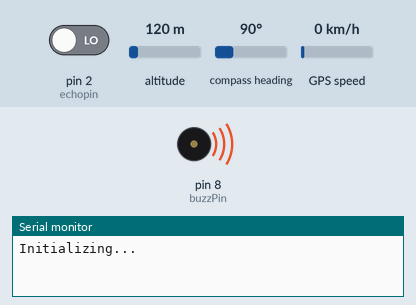
Bench run of a sketch on a simulated Arduino Uno, built with avr-gcc and run on an emulated ATmega328P. Parts: buzzer (waves = sounding, pin HIGH), the last lines printed to the serial monitor. Inputs (shaded band) come from the test bench; at power-on: compass heading 90°, pin 2 (echopin) LOW, altitude 120 m, GPS speed 0 km/h. The GPS gets a fix after 3 s at 37.7749, -122.4194 with 8 satellites; pins used as bus, display or sensor lines are not drawn.

Above: at 2.2 s.
2.3 s: compass heading set to 103°
At 5.5 s:
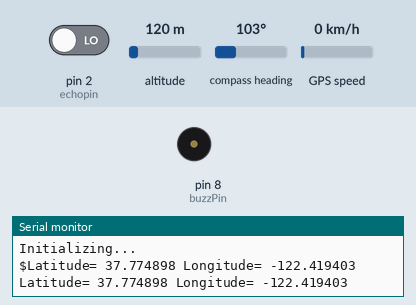
Timing chart, 0 to 13.5 s (numbered marks = the images above; inputs shaded):
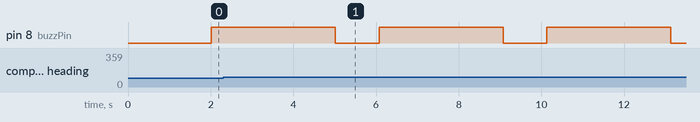

Measured:
- the behaviour switches between 99 and 100° on compass heading (found by bisection; images 0 and 1)
- by itself, pin 8 (buzzPin): alternates HIGH for 3.0 s and LOW for 1.1 s

The sketch:

blind_stick.ino
```cpp
#include <IRremote.h>
#include <SoftwareSerial.h>
#include <TinyGPS++.h>
#define echopin 2
#define trigpin 3
#define buzzer 8
const int RECV_PIN = 7;
static const int gpsRXPin = 9, gpsTXPin = 10;
TinyGPSPlus gps;
SoftwareSerial gpsSerial(9,10);
SoftwareSerial gsmSerial(4, 5);
IRrecv irrecv(RECV_PIN);
decode_results results;
const int buzzPin = 8;
int recieve=0;
long duration;
int distance;
unsigned long key_value = 0;
void setup() {
// put your setup code here, to run once:
Serial.begin(9600);
pinMode(3,OUTPUT);
pinMode(2,INPUT);
pinMode(8,OUTPUT);
irrecv.enableIRIn();
//irrecv.blink13(true);
enableLEDFeedback();
gsmSerial.begin(9600);
gpsSerial.begin(9600);
Serial.println("Initializing...");
delay(1000);
}
void loop() {
// put your main code here, to run repeatedly:
digitalWrite(3,LOW);
delay(2);
digitalWrite(3,HIGH);
delay(10);
digitalWrite(3,LOW);
duration=pulseIn(2,HIGH);
distance=(duration*0.034/2);
if (distance<=100){
digitalWrite(8, HIGH);
delay(1000);
digitalWrite(8, LOW);
digitalWrite(8, HIGH);
delay(1000);
digitalWrite(8, LOW);
digitalWrite(8, HIGH);
delay(1000);
digitalWrite(8, LOW);
}
else if (distance<=50){
digitalWrite(8, HIGH);
delay(500);
digitalWrite(8, LOW);
digitalWrite(8, HIGH);
delay(500);
digitalWrite(8, LOW);
}
else
digitalWrite(8, LOW);
//if (irrecv.decode(&results)){
if (IrReceiver.decode()){
if (results.value == 0XFFFFFFFF)
results.value = key_value;
switch(results.value){
case 0X1FEE01F:
digitalWrite(8,1);
break;
case 0X1FED827:
digitalWrite(8,0);
break;
case 0X1FE00FF:
SendMessage();
break;
}
key_value = results.value;
irrecv.resume();
}
while(gsmSerial.available())
{
Serial.write(gsmSerial.read());//Forward what Software Serial received to Serial Port
}
while (gpsSerial.available() > 0){
gps.encode(gpsSerial.read());
if (gps.location.isUpdated()){
Serial.print("Latitude= ");
Serial.print(gps.location.lat(), 6);
Serial.print(" Longitude= ");
Serial.println(gps.location.lng(), 6);
}
}
}
void SendMessage(){
gsmSerial.println("AT+CMGF=1");
delay(500);
gsmSerial.println("AT+CMGS=\"+918959989599\"\r");
delay(500);
gsmSerial.println("Hi, Kripi NEEDS HELP");
gsmSerial.println();
gsmSerial.print("Latitude= ");
gsmSerial.print(gps.location.lat(), 6);
gsmSerial.print(" Longitude= ");
gsmSerial.println(gps.location.lng(), 6);
delay(500);
gsmSerial.println((char)26);
delay(500);
}
```
